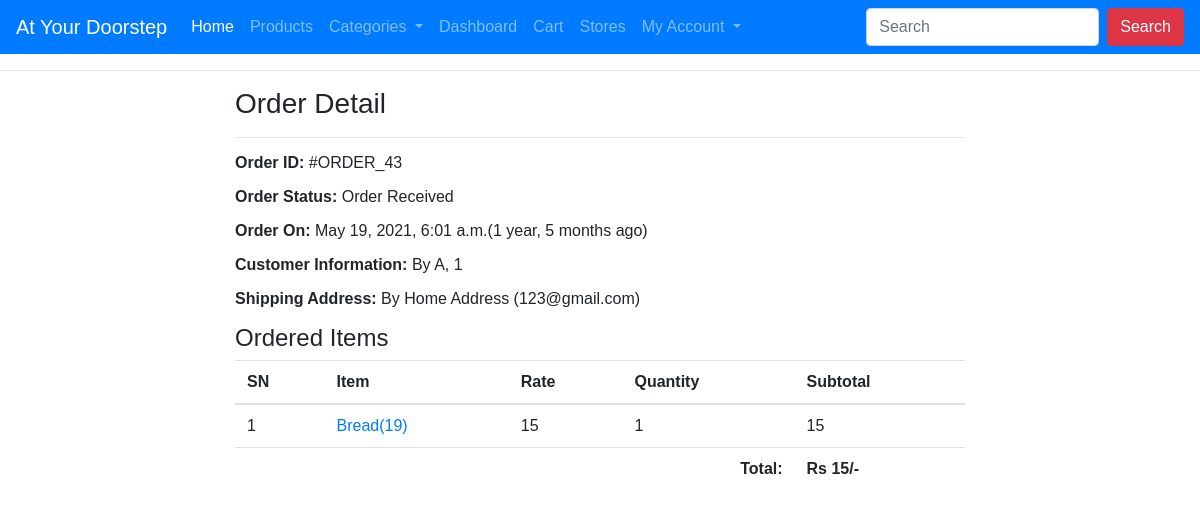
The app's page /profile/order-43/ (signed in) with its own data.
### ecomapp/models.py (models this page shows, shortened)
class Order(models.Model):
    cart = models.OneToOneField(Cart, on_delete=models.CASCADE)
    ordered_by = models.CharField(max_length=200)
    shipping_address = models.CharField(
        max_length=20, choices=ADDRESS, default="Home Address")
    mobile = models.CharField(max_length=10)
    email = models.EmailField(null=True, blank=True)
    subtotal = models.PositiveIntegerField()
    discount = models.PositiveIntegerField()
    total = models.PositiveIntegerField()
    order_status = models.CharField(max_length=50, choices=ORDER_STATUS)
    created_at = models.DateTimeField(auto_now_add=True)
    payment_method = models.CharField(
        max_length=20, choices=METHOD, default="Cash On Delivery")
    payment_completed = models.BooleanField(
        default=False, null=True, blank=True)

class CartProduct(models.Model):
    cart = models.ForeignKey(Cart, on_delete=models.CASCADE)
    product = models.ForeignKey(Product, on_delete=models.CASCADE)
    rate = models.PositiveIntegerField()
    quantity = models.PositiveIntegerField()
    subtotal = models.PositiveIntegerField()

class Product(models.Model):
    title = models.CharField(max_length=200)
    slug = models.SlugField(unique=True)
    category = models.ForeignKey(Category, on_delete=models.CASCADE)
    image = models.ImageField(upload_to="products")
    marked_price = models.PositiveIntegerField()
    selling_price = models.PositiveIntegerField()
    description = models.TextField()
    warranty = models.CharField(max_length=300, null=True, blank=True)
    return_policy = models.CharField(max_length=300, null=True, blank=True)
    view_count = models.PositiveIntegerField(default=0)

### ecomapp/views.py (the view)
# urls.py: path("profile/order-<int:pk>/", CustomerOrderDetailView.as_view(),
class CustomerOrderDetailView(DetailView):
    template_name = "customerorderdetail.html"
    model = Order
    context_object_name = "ord_obj"
    def dispatch(self, request, *args, **kwargs):
        if request.user.is_authenticated and Customer.objects.filter(user=request.user).exists():
            order_id = self.kwargs["pk"]
            order = Order.objects.get(id=order_id)
            if request.user.customer != order.cart.customer:
                return redirect("ecomapp:customerprofile")
        else:
            return redirect("/login/?next=/profile/")
        return super().dispatch(request, *args, **kwargs)

### templates/customerorderdetail.html (shortened to what this page needs)
{% extends "base.html" %}
{% load humanize %}
{% block content %}
<div class="container">
    <div class="row">
        <div class="col-md-8 mx-auto">
            <h3>Order Detail</h3><hr>
            <p><span class="font-weight-bold">Order ID: </span> #ORDER_{{ord_obj.id}}</p>
            <p><span class="font-weight-bold">Order Status: </span> {{ord_obj.order_status}}</p>
            <p><span class="font-weight-bold">Order On: </span> {{ord_obj.created_at}}({{ord_obj.created_at|timesince}} ago)</p>
            <p><span class="font-weight-bold">Customer Information: </span> By {{ord_obj.ordered_by}}, {{ord_obj.mobile}}</p>
            <p><span class="font-weight-bold">Shipping Address: </span> By {{ord_obj.shipping_address}} ({{ord_obj.email}})</p>
            <h4>Ordered Items</h4>
            <table class="table">
                <thead>
                    <tr>
                        <th>SN</th>
                        <th>Item</th>
                        <th>Rate</th>
                        <th>Quantity</th>
                        <th>Subtotal</th>
                    </tr>
                </thead>
                <tbody>
                    {% for cp in ord_obj.cart.cartproduct_set.all %}
                    <tr>
                        <td>{{forloop.counter}}</td>
                        <td><a target="_blank" href="{% url 'ecomapp:productdetail' cp.product.slug %}">{{cp.product.title}}({{cp.product.id}})</a></td>
                        <td>{{cp.rate}}</td>
                        <td>{{cp.quantity}}</td>
                        <td>{{cp.subtotal}}</td>
                    </tr>
                    {% endfor %}
                    <tr>
                        <th colspan="4" class="text-right">Total: </th>
                        <th>Rs {{ord_obj.total|intcomma}}/-</th>
                    </tr>
                </tbody>
            </table>
        </div>
    </div>
</div>
{% endblock %}

### templates/base.html (style rules this page uses)
* { box-sizing: border-box; }
body { font: 16px Arial; }

### records on screen
Order: id "43", order_status "Order Received", created_at "May 19, 2021, 6:01 a.m.", created_at "1 year, 5 months", ordered_by "A", mobile "1", shipping_address "Home Address", email "123@gmail.com", total "15"
CartProduct: product "Bread", product.id "19", rate "15", quantity "1", subtotal "15"
